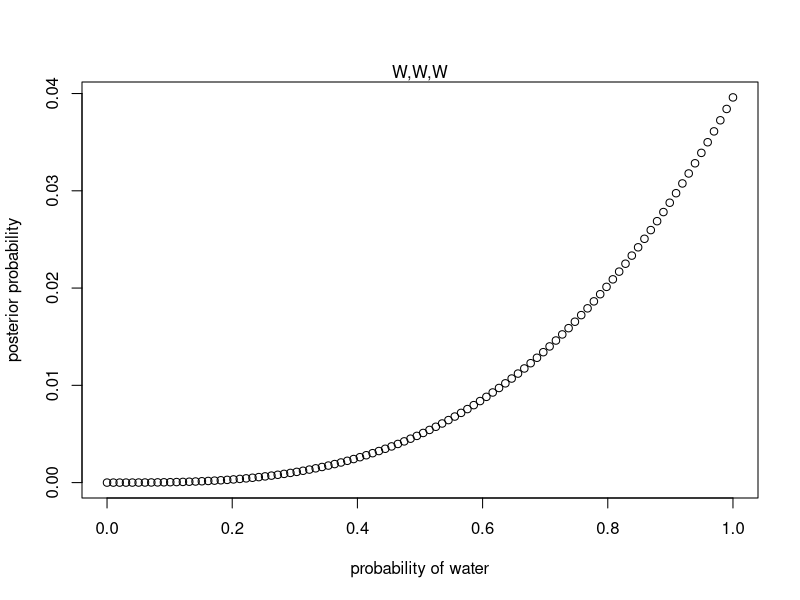
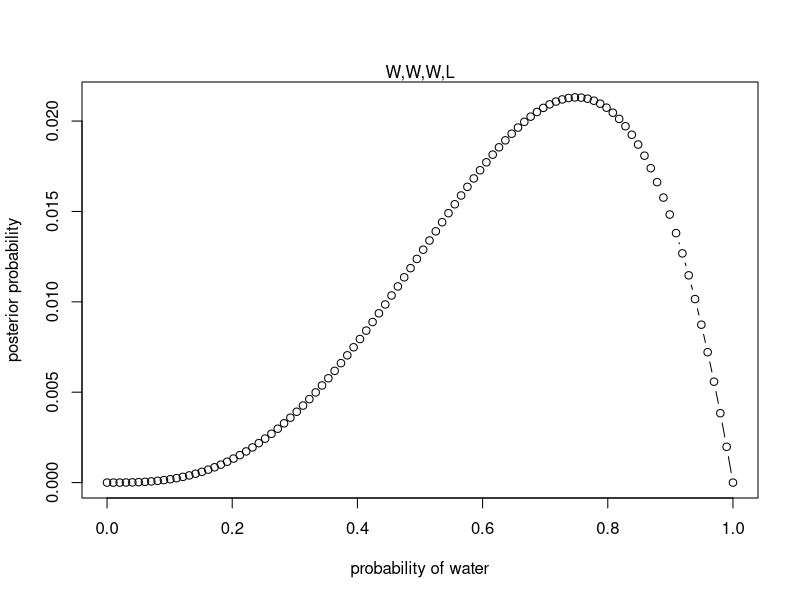
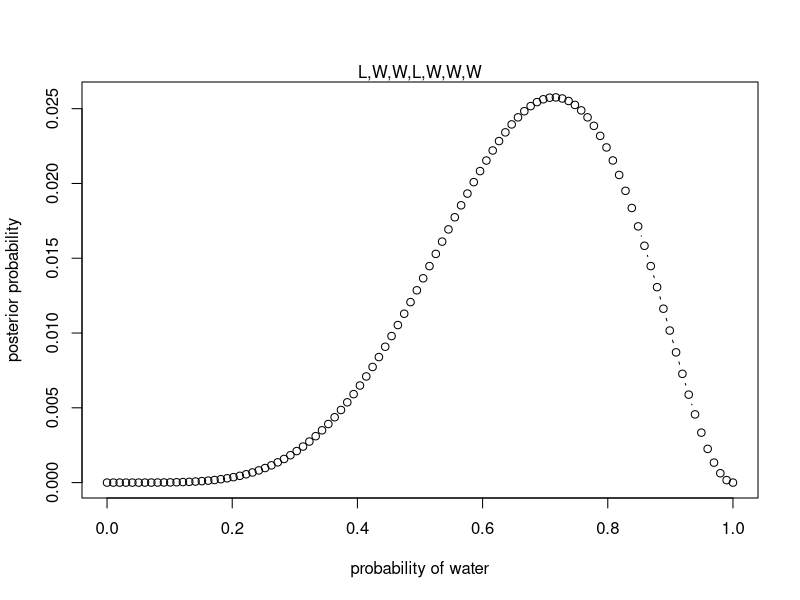
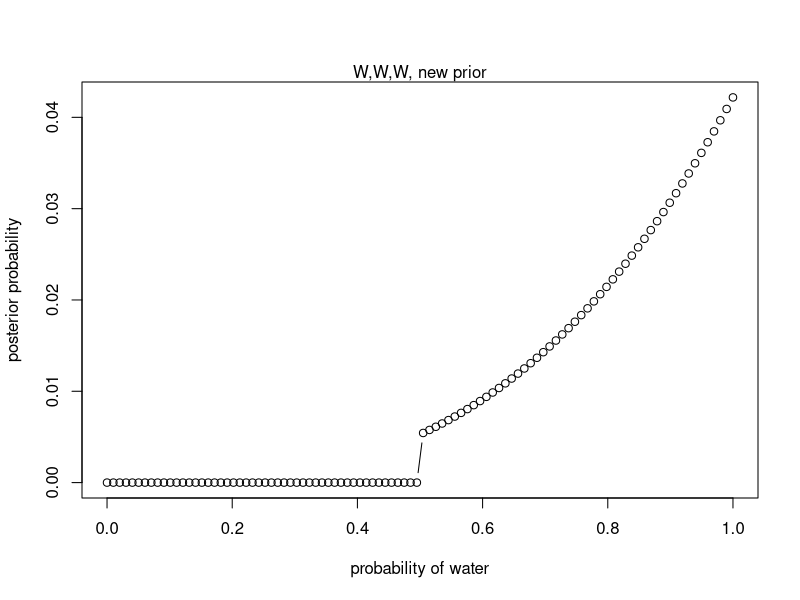
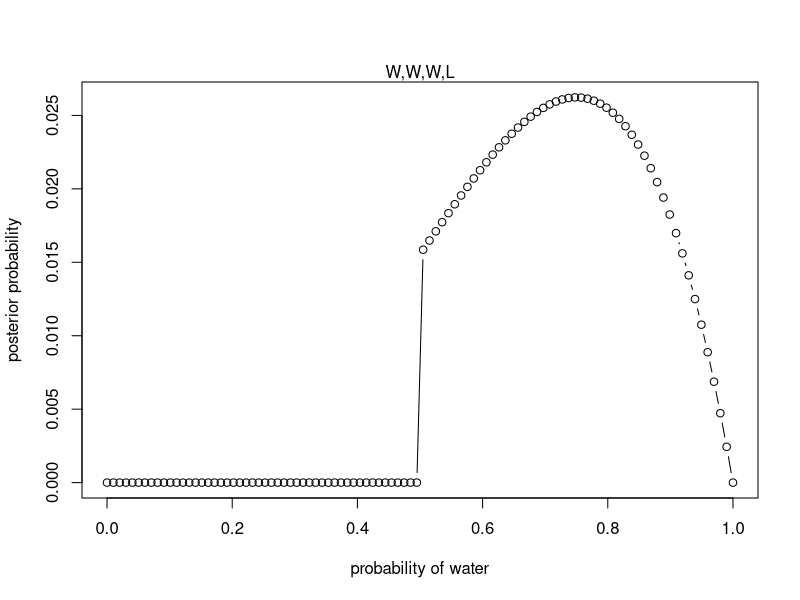
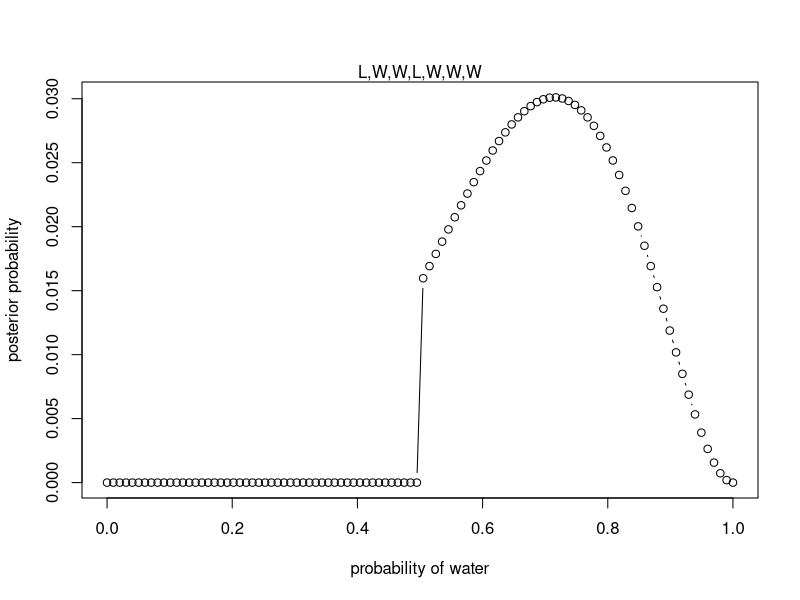

The R source for these figures, in order:
## ---- chunk 1
knitr::opts_chunk$set(echo = TRUE)
## ---- chunk 2
# define grid
p_grid <- seq(from=0 , to=1 , length.out=100)
# define prior
prior <- rep(1 , 100)
# compute likelihood at each value in grid
likelihood1 <- dbinom(3 , size=3 , prob=p_grid )
# compute product of likelihood and prior
unstd.posterior1 <- likelihood1 * prior
# standardize the posterior, so it sums to 1
posterior1 <- unstd.posterior1 / sum(unstd.posterior1)

plot(p_grid , posterior1 , type="b" ,
    xlab="probability of water" , ylab="posterior probability" )
mtext( "W,W,W" )
## ---- chunk 3
# compute likelihood at each value in grid
likelihood2 <- dbinom(3 , size=4 , prob=p_grid )
# compute product of likelihood and prior
unstd.posterior2 <- likelihood2 * prior
# standardize the posterior, so it sums to 1
posterior2 <- unstd.posterior2 / sum(unstd.posterior2)

plot(p_grid , posterior2 , type="b" ,
    xlab="probability of water" , ylab="posterior probability")
mtext( "W,W,W,L")
## ---- chunk 4
# compute likelihood at each value in grid
likelihood3 <- dbinom(5 , size=7 , prob=p_grid )
# compute product of likelihood and prior
unstd.posterior3 <- likelihood3 * prior
# standardize the posterior, so it sums to 1
posterior3 <- unstd.posterior3 / sum(unstd.posterior3)

plot(p_grid, posterior3, type="b" ,
    xlab="probability of water" , ylab="posterior probability")
mtext("L,W,W,L,W,W,W")
## ---- chunk 5
prior1 <- ifelse(p_grid < 0.5 , 0 , 1)

#the first with new prior
unstd.posterior2m21 <- likelihood1 * prior1
# standardize the posterior, so it sums to 1
posterior2m21 <- unstd.posterior2m21 / sum(unstd.posterior2m21)

plot(p_grid , posterior2m21 , type="b" ,
    xlab="probability of water" , ylab="posterior probability" )
mtext("W,W,W, new prior")

#the second with new prior
unstd.posterior2m2_2 <- likelihood2 * prior1
# standardize the posterior, so it sums to 1
posterior2m2_2 <- unstd.posterior2m2_2 / sum(unstd.posterior2m2_2)

plot(p_grid , posterior2m2_2 , type="b" ,
    xlab="probability of water" , ylab="posterior probability")
mtext( "W,W,W,L")


#the third with new prior

# compute product of likelihood and prior
unstd.posterior2m2_3 <- likelihood3 * prior1
# standardize the posterior, so it sums to 1
posterior2m2_3 <- unstd.posterior2m2_3 / sum(unstd.posterior2m2_3)

plot(p_grid, posterior2m2_3, type="b" ,
    xlab="probability of water" , ylab="posterior probability")
mtext("L,W,W,L,W,W,W")
## ---- chunk 6
P=(0.3*0.5)/((0.3*0.5)+(1*0.5))
P
